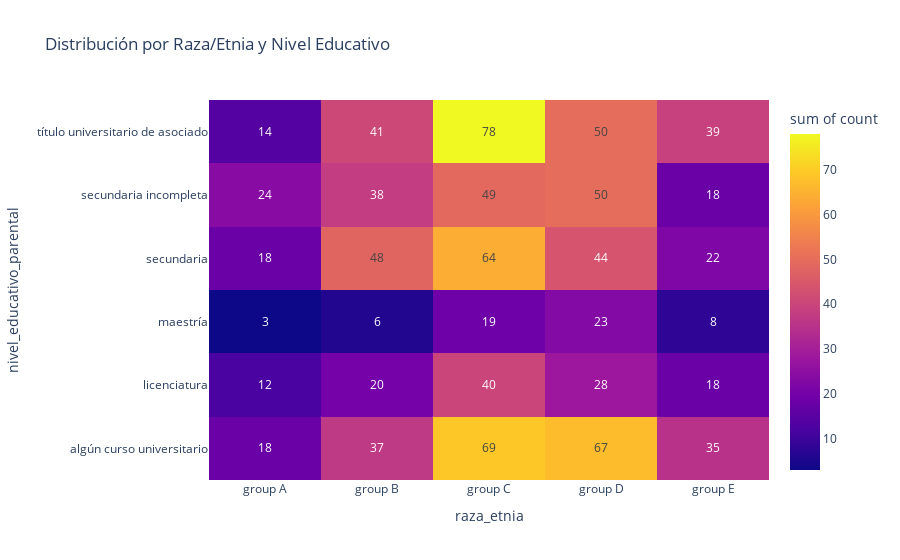

Source (notebook cell):
### Code cell
fig  = px.density_heatmap(df.groupby(['raza_etnia', 'nivel_educativo_parental']).size().reset_index(name='count'),
                         x='raza_etnia',
                         y='nivel_educativo_parental',
                         z='count',
                         text_auto=True,
                         title='Distribución por Raza/Etnia y Nivel Educativo')
fig.show()

### Figure 1 — Plotly figure (JSON) as saved in the notebook; plotly's stock layout.template omitted (floating-point values rounded to 4 significant figures)
{"data": [{"coloraxis": "coloraxis", "histfunc": "sum", "hovertemplate": "raza_etnia=%{x}<br>nivel_educativo_parental=%{y}<br>sum of count=%{z}<extra></extra>", "name": "", "texttemplate": "%{z}", "type": "histogram2d", "x": ["group A", "group A", "group A", "group A", "group A", "group A", "group B", "group B", "group B", "group B", "group B", "group B", "group C", "group C", "group C", "group C", "group C", "group C", "group D", "group D", "group D", "group D", "group D", "group D", "group E", "group E", "group E", "group E", "group E", "group E"], "xaxis": "x", "xbingroup": "x", "y": ["algún curso universitario", "licenciatura", "maestría", "secundaria", "secundaria incompleta", "título universitario de asociado", "algún curso universitario", "licenciatura", "maestría", "secundaria", "secundaria incompleta", "título universitario de asociado", "algún curso universitario", "licenciatura", "maestría", "secundaria", "secundaria incompleta", "título universitario de asociado", "algún curso universitario", "licenciatura", "maestría", "secundaria", "secundaria incompleta", "título universitario de asociado", "algún curso universitario", "licenciatura", "maestría", "secundaria", "secundaria incompleta", "título universitario de asociado"], "yaxis": "y", "ybingroup": "y", "z": [18, 12, 3, 18, 24, 14, 37, 20, 6, 48, 38, 41, 69, 40, 19, 64, 49, 78, 67, 28, 23, 44, 50, 50, 35, 18, 8, 22, 18, 39]}], "layout": {"coloraxis": {"colorbar": {"title": {"text": "sum of count"}}, "colorscale": [[0, "#0d0887"], [0.1111, "#46039f"], [0.2222, "#7201a8"], [0.3333, "#9c179e"], [0.4444, "#bd3786"], [0.5556, "#d8576b"], [0.6667, "#ed7953"], [0.7778, "#fb9f3a"], [0.8889, "#fdca26"], [1, "#f0f921"]]}, "legend": {"tracegroupgap": 0}, "title": {"text": "Distribución por Raza/Etnia y Nivel Educativo"}, "xaxis": {"anchor": "y", "domain": [0, 1], "title": {"text": "raza_etnia"}}, "yaxis": {"anchor": "x", "domain": [0, 1], "title": {"text": "nivel_educativo_parental"}}}}
